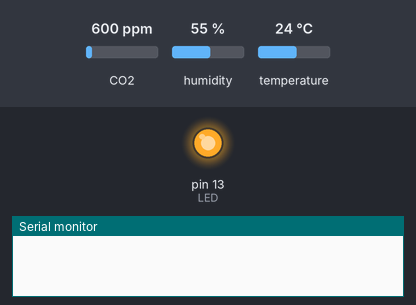
A sketch run on a simulated Arduino Uno, built with avr-gcc and run on an emulated ATmega328P. On the bench: output pins drawn as LEDs (lit = HIGH), the last lines printed to the serial monitor. Wiring (inferred from the names in the program): CO2 sensor PWM output: data pin 10. The inputs (shaded band) are chosen by the test bench; at power-on: CO2 600 ppm, humidity 55 %, temperature 24 °C.

Above: at 0.1 s.
At 2.6 s:
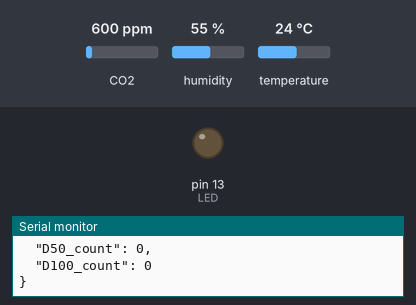
Timing chart, 0 to 14.2 s (numbered marks = the images above):
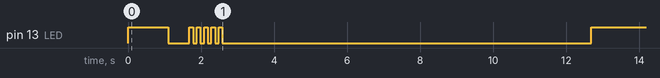

Measured:
- by itself, pin 13 (LED): goes HIGH 1.1 s, LOW 0.58 s, 4 × (HIGH 0.10 s, LOW 0.10 s), HIGH 0.10 s, LOW 10.1 s, then HIGH

The sketch:

MH-Z19_G5_DHT_read_V1.2.ino
```cpp
/*
 * 功能：整合溫溼度、懸浮微粒、二氧化碳感測資料
 * 打包成JSON格式後輸出至序列埠(Serial)
 *
 * Sensor種類：
 * 1.溫溼度：   DHT11
 * 2.懸浮微粒： PMS5003(G5)
 * 3.二氧化碳： MH-Z19
 *
 * 資料傳輸方式：
 * 1.溫溼度：   未知
 * 2.懸浮微粒： UART (PWM, I2C方式未確認)
 * 3.二氧化碳： PWM  (UART可用，但似乎無法同時使用兩組)
 */

#include <SoftwareSerial.h>
#include <ArduinoJson.h>

// DHT libary
#include <DHT.h>

// DHT PIN set
#define DHTPIN 9
#define LED 13

// DHT Initialization
#define DHTTYPE DHT11   // DHT 11
DHT dht(DHTPIN, DHTTYPE);

// CO2 PIN set
#define pwmPin 10 // D6 for PWM

// CO2 Initialization
byte cmd[9] = {0xFF,0x01,0x86,0x00,0x00,0x00,0x00,0x00,0x79};
unsigned char CO2response[9]; //接收資料用
unsigned long th, tl, ppm, ppm2, ppm3 = 0;

// PM Pin set
SoftwareSerial PMSerial(8, 7); // RX, TX
unsigned int PMresponse[63]; //接收資料用
int pmcf10, pmcf25, pmcf100, pmat10, pmat25, pmat100;


void setup() {
  Serial.begin(9600);
  pinMode(pwmPin, INPUT); // MH-Z19 CO2 PWM
  PMSerial.begin(9600);    // PMS5003 G5 UART

  pinMode(LED, OUTPUT);
  dht.begin();
}

// 把UART 指定位置的數值換算成濃度print out
long PM_UART(int index) {

  int high = PMresponse[index];
  // Serial.print("high: ");
  // Serial.println(high);

  int next = index + 1;
  int low = PMresponse[next];
  // Serial.print("low: ");
  // Serial.println(low);

  int concentraion = 256*high+low;
  return concentraion;
  //Serial.println(concentraion);
  }

void loop() {
  // Wait a few seconds between measurements.
  digitalWrite(LED, HIGH); // start measurements;
  delay(100);

  float h = dht.readHumidity();     // Read temperature as Celsius (the default)
  float t = dht.readTemperature();  // Read temperature as Fahrenheit (isFahrenheit = true)
  float f = dht.readTemperature(true);

  // Check if any reads failed and exit early (to try again).
  if (isnan(h) || isnan(t) || isnan(f)) {
    Serial.println("Failed to read from DHT sensor!");
    return;
  }

  // Compute heat index in Fahrenheit (the default)
  // float hif = dht.computeHeatIndex(f, h);
  // Compute heat index in Celsius (isFahreheit = false)
  float hic = dht.computeHeatIndex(t, h, false);
  /*
  Serial.print("Humidity: ");
  Serial.print(h);
  Serial.print(" %\t");
  Serial.print("Temperature: ");
  Serial.print(t);
  Serial.print(" *C ");
  Serial.print("Heat index: ");
  Serial.print(hic);
  Serial.println(" *C ");
  Serial.println("==================================================");
  */
  delay(100);

  //PM via UART
  /*
  // print the len of PMSerial
  Serial.print("PM data :");
  Serial.print(PMSerial.available());
  Serial.println("byte.");
  */
  if (PMSerial.available()) {
    for (int i=0; i<63; i++){
      PMresponse[i] = PMSerial.read();
    }

    //data print out
    /*
    //標準狀態濃度(CF=1)
    Serial.print("PM 1(cf):");
    Serial.print(PM_UART(4));
    Serial.print("PM2.5(cf):");
    Serial.print(PM_UART(6));
    Serial.print("PM10(cf):");
    Serial.println(PM_UART(8));
    //大氣環境濃度
    Serial.print("PM 1(atm):");
    Serial.print(PM_UART(10));
    Serial.print("PM2.5(atm):");
    Serial.print(PM_UART(12));
    Serial.print("PM10(atm):");
    Serial.println(PM_UART(14));
    // 0.3, 0.5, 1.0, 2.5, 5.0, 10.0粒徑的顆粒數輸出(每0.1L)
    Serial.print("PM 03(count):");
    Serial.print(PM_UART(16));
    Serial.print("PM 05(count):");
    Serial.print(PM_UART(18));
    Serial.print("PM 10(count):");
    Serial.println(PM_UART(20));
    Serial.print("PM 25(count):");
    Serial.print(PM_UART(22));
    Serial.print("PM 50(count):");
    Serial.print(PM_UART(24));
    Serial.print("PM100(count):");
    Serial.println(PM_UART(26));
    Serial.println("=================================================");
    delay(100);
    */
  }
  delay(100);

  //CO2 via pwm
  do {
    th = pulseIn(pwmPin, HIGH, 1004000) / 1000;
    tl = 1004 - th;
    ppm2 = 2000 * (th-2)/(th+tl-4);
  } while (th == 0);
  /*
  // data output
  Serial.print("CO2(PWM 2000):");
  Serial.println(ppm2);
  Serial.println("=================================================");
  */
  delay(100);

  digitalWrite(LED, LOW); // end measurements;
  delay(300);

  //Convert to JSON format
  StaticJsonBuffer<300> jsonBuffer;   // if your payload size is too big, please extend buffer to 300 or whatever.
  JsonObject& Jasonroot = jsonBuffer.createObject();
  Jasonroot["Temperature"] = t;
  Jasonroot["Humidity"] = h;
  Jasonroot["HeatIndex"] = hic;
  Jasonroot["CO2_ppm"] = ppm2;
  Jasonroot["pm010_TSI"] = PM_UART(4);
  Jasonroot["pm025_TSI"] = PM_UART(6);
  Jasonroot["pm100_TSI"] = PM_UART(8);
  Jasonroot["pm010_ATM"] = PM_UART(10);
  Jasonroot["pm025_ATM"] = PM_UART(12);
  Jasonroot["pm100_ATM"] = PM_UART(14);
  Jasonroot["D03_count"] = PM_UART(16);
  Jasonroot["D05_count"] = PM_UART(18);
  Jasonroot["D10_count"] = PM_UART(20);
  Jasonroot["D25_count"] = PM_UART(22);
  Jasonroot["D50_count"] = PM_UART(24);
  Jasonroot["D100_count"] = PM_UART(26);

  //    Jasonroot.printTo(Serial);
  Jasonroot.prettyPrintTo(Serial);
  /*Jasonroot.prettyPrintTo(Serial1);*/
  Serial.print("\r\n");
  // LED flash when Data print out
  for(int i=0; i<5; i++){
    digitalWrite(LED, HIGH);
    delay(100);
    digitalWrite(LED, LOW);
    delay(100);
    }
  delay(10000);

}
```
